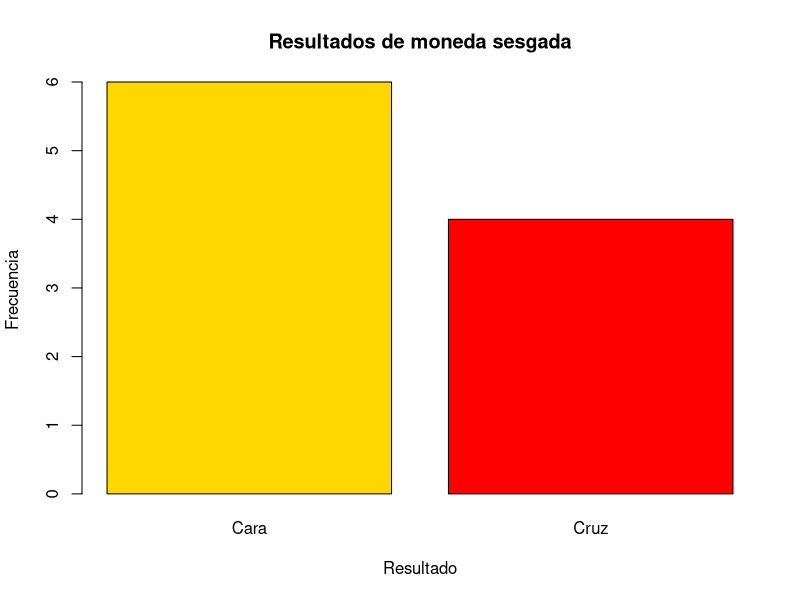

The R source for this figure:
# Simulación de una moneda sesgada (70% Cara, 30% Cruz)
set.seed(123)
moneda_sesgada <- sample(c("Cara", "Cruz"), 10, replace = TRUE, prob = c(0.7, 0.3))

# Contar resultados
resultado_sesgado <- table(moneda_sesgada)

# Mostrar resultados
print("Resultados de la moneda sesgada:")
print(resultado_sesgado)

# Visualización
barplot(resultado_sesgado, main = "Resultados de moneda sesgada",
        xlab = "Resultado", ylab = "Frecuencia", col = c("gold", "red"))
